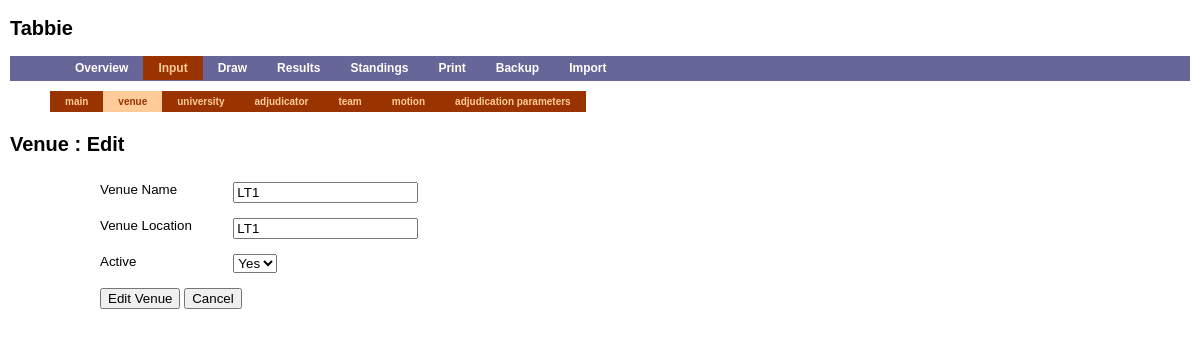
Page /input.php?moduletype=venue&action=edit&venue_id=2 on the committed database.
### tables this page shows
CREATE TABLE `venue` (
  `venue_id` mediumint(9) NOT NULL auto_increment,
  `venue_name` varchar(50) NOT NULL DEFAULT '',
  `venue_location` varchar(50) NOT NULL DEFAULT '',
  `active` enum('Y','N') NOT NULL DEFAULT 'Y',
  PRIMARY KEY  (`venue_id`),
  UNIQUE KEY `venue_name` (`venue_name`)
);

### ntu_controller.php (called while the page is built, shortened)
<?php
if (isset ($ntu_override_module)) {
    $moduletype = $ntu_override_module;
} else {
    $moduletype=trim(@$_GET['moduletype']);
}
$action=trim(@$_GET['action']);
if (array_key_exists($moduletype, $ntu_titles))
    $title .= " " . $ntu_titles[$moduletype] . " ";
else
    $title = " " . ucfirst($moduletype) . " ";
include("view/header.php");
include("view/mainmenu.php");
include("view/$ntu_controller/menu.php");
include("$ntu_controller/$moduletype.php");
include("view/footer.php");
?>

### input.php (called while the page is built, shortened)
<?php
$ntu_controller = "input";
$ntu_titles = array("adjud" => "Adjudicator", "univ" => "University");
require("ntu_controller.php");
?>

### input/venue.php (the view, shortened to what this page needs)
<?php
require("includes/display.php");
$actionhidden="";
$active="";
$venue_name="";
$venue_location="";
if ($action=="edit")
  {
    if ($actionhidden!="edit")
      {
        $venue_id=trim(@$_GET['venue_id']);
        $query="SELECT * FROM venue WHERE venue_id='$venue_id'";
        $result=mysql_query($query);
        if (mysql_num_rows($result)==0)
      {
            $msg[]="There were some problems editing : Record Not Found ";
            $action="display";
      }
        else
      {
            $row=mysql_fetch_assoc($result);
            $venue_name=$row['venue_name'];
            $venue_location=$row['venue_location'];
            $active=$row['active'];
      }
      }
  }
switch($action)
  {
  case "edit" :
    $title.=": Edit";
    break;
  }
echo "<h2>$title</h2>\n";
if ($action=="display")
  {
    $result=mysql_query("SELECT * FROM venue ORDER BY venue_name");
    $active_result = mysql_query("SELECT * FROM venue WHERE ACTIVE = 'Y' ");
    if (mysql_num_rows($result)==0)
      {
    echo "<h3>No Venues Found.</h3>";
    echo "<h3><a href=\"input.php?moduletype=venue&amp;action=add\">Add New</a></h3>";
      }
    else
      {
    $query="SHOW  TABLES  LIKE  '%_round_%'";
    $showdeleteresult=mysql_query($query);
    if (mysql_num_rows($showdeleteresult)!=0)
      $showdelete=0;
    else
      $showdelete=1;
    ?>
    <h3>Total No. of Venues : <?echo mysql_num_rows($result)?> (<?echo mysql_num_rows($active_result)?>)</h3>
    <?echo "<h3><a href=\"input.php?moduletype=venue&amp;action=add\">Add New</a></h3>";?>
      <table>
         <tr><th>Name</th><th>Location</th><th>Active(Y/N)</th></tr>
         <? while($row=mysql_fetch_assoc($result)) { ?>
      <tr <?if ($row['active']=='N') echo "style=\"color:red\"";?>>
        <td><?echo $row['venue_name'];?></td>
            <td><?echo $row['venue_location'];?></td>
        <td><?echo $row['active'];?></td>
        <td class="editdel"><a href="input.php?moduletype=venue&amp;action=edit&amp;venue_id=<?echo $row['venue_id'];?>">Edit</a></td>
    <?
    if ($showdelete)
      {
    ?>
        <td class="editdel"><a href="input.php?moduletype=venue&amp;action=delete&amp;venue_id=<?echo $row['venue_id'];?>" onClick="return confirm('Are you sure?');">Delete</a></td>
       <?}  ?>
  </tr>
      <?}   ?>
   </table>
  <?
    }
  }
 else
   {
     ?>
     <form action="input.php?moduletype=venue" method="POST">
       <label for="venue_name">Venue Name</label>
       <input type="text" id="venue_name" name="venue_name" value="<?echo $venue_name;?>"/><br/><br/>
       <label for="venue_location">Venue Location</label>
                 <input type="text" id="venue_location" name="venue_location" value="<?echo $venue_location;?>"/><br/><br/>
                 <label for="active">Active</label>
                     <select id="active" name="active">
                     <option value="Y" <?echo ($active=="Y")?"selected":""?>>Yes</option>
                     </select> <br/><br/>
                     <input type="submit" value="<?echo ($action=="edit")?"Edit Venue":"Add Venue" ;?>"/>
                     <input type="button" value="Cancel" onClick="location.replace('input.php?moduletype=venue')"/>
                     </form>
                     <?
                     }
?>

### view/index.css (style rules this page uses)
body { font-family: sans-serif; margin:0; padding:0; font-size: 10pt; }
label { float: left; width: 10em; }
form { margin-left:80px; padding: 10px; }

### rows in the picture
venue: venue_name "LT1", venue_location "LT1", active "Yes"

### other values in the picture
$title "Venue : Edit"
